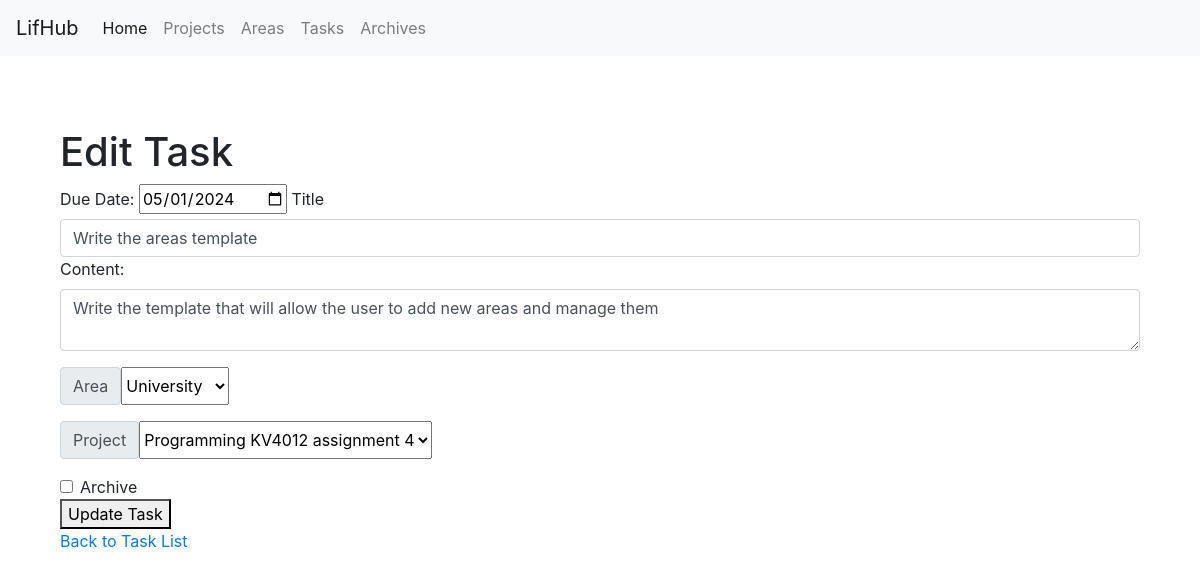
Page /tasks/edit/5 on the committed database.
### main.py (models this page shows, shortened)
class Task(db.Model):
    __tablename__ = "tasks"
    id = db.Column(Integer, primary_key=True)
    title = db.Column(String(100), nullable=False)
    created = db.Column(DateTime, default=datetime.now)
    area_id = db.Column(Integer, ForeignKey('areas.id'))
    area = relationship("Area", back_populates="tasks")
    content = db.Column(Text)
    due_date = db.Column(String)
    project_id = Column(Integer, ForeignKey('projects.id'))
    project = relationship("Project", back_populates="tasks")
    archive = db.Column(Boolean, default=False)
    sources = relationship("Sources", back_populates="task")

class Area(db.Model):
    __tablename__ = "areas"
    id = Column(Integer, primary_key=True)
    created = Column(DateTime, default=datetime.now)
    title = Column(String(100), nullable=False)
    tasks = relationship("Task", back_populates="area")
    projects = relationship("Project", back_populates="area")
    archive = Column(Boolean, default=False)

class Project(db.Model):
    __tablename__ = "projects"
    id = db.Column(Integer, primary_key=True)
    created = db.Column(DateTime, default=datetime.now)
    title = db.Column(String(100), nullable=False)
    area_id = db.Column(Integer, ForeignKey('areas.id'))
    area = relationship("Area", back_populates="projects")
    tasks = relationship("Task", back_populates="project")
    due_date = db.Column(String(30))
    archive = db.Column(Boolean)

### main.py (the view, shortened to what this page needs)
@webServer.route('/tasks/edit/<int:task_id>', methods=['GET', 'POST'])
def edit_task(task_id):
    task = Task.query.get_or_404(task_id)
    all_areas = Area.query.all()
    all_projects = Project.query.all()
    return render_template('edit_task.html', task=task, areas=all_areas, projects=all_projects)

### templates/edit_task.html (shortened to what this page needs)
{% extends "main.html"%}
{% block content %}
<body>
<div class="container mx-auto py-4">
    <h1>Edit Task</h1>
    <form method="POST" action="{{ url_for('edit_task', task_id=task.id) }}">
        <label for="due">Due Date:</label>
        <input type="date" id="due" name="due" value="{{ task.due_date }}">
        <label class="form-label" for="title">Title</label>
        <input class="form-control" id="title" name="title" type="text" value="{{ task.title }}" required>
        <div class="mb-3">
         <label class="form-label" for="content">Content:</label>
        <textarea class="form-control" id="content" name="content">{{ task.content }}</textarea>
      </div>
        <div class="input-group mb-3">
          <label class="input-group-text" for="area">Area</label>
          <select class="form-select" id="area" name="area">
              <option selected>{{ task.area.title }}</option>
          </select>
        </div>
      <div class="input-group mb-3">
          <label class="input-group-text" for="project">Project</label>
          <select class="form-select" id="project" name="project">
              <option selected>{{ task.project.title }}</option>
          </select>
        </div>
        <div class="form-check form-switch">
  <input class="form-check-input" type="checkbox" role="switch" id="archive" name="archive" {% if task.archive %}checked{% endif %}>
  <label class="form-check-label" for="archive">Archive</label>
</div>
        <button type="submit">Update Task</button>
    </form>
    <a href="{{ url_for('tasks') }}">Back to Task List</a>
</div>
</body>
{% endblock %}

### rows in the picture
Task: due "05/01/2024", title "Write the areas template", content "Write the template that will allow the user to add new areas and manage them"
Area: area "University"
Project: project "Programming KV4012 assignment 4"
